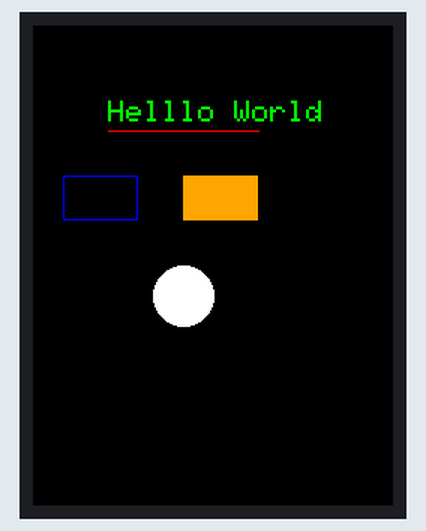
Recording of a sketch running on a simulated ESP32. On the bench: 240×320 colour display.

Above: at 0.3 s.

The sketch:

EXAMPLE2.ino
```cpp
#include <Arduino_GFX_Library.h>

#define LCD_ROTATION 1
#define LCD_H_RES 240
#define LCD_V_RES 320
#define LCD_BL 1


Arduino_DataBus *bus = new Arduino_ESP32SPI(42 /* DC */, 45 /* CS */,39 /* SCK */, 38 /* MOSI */, 40 /* MISO */);
Arduino_GFX *gfx = new Arduino_ST7789(bus, -1 /* RST */, LCD_ROTATION /*rotation*/, true /* IPS */,LCD_H_RES /*width*/, LCD_V_RES /*height*/);

void setup() {
  Serial.begin(115200);

  gfx->begin();
  gfx->setRotation(0);
  gfx->displayOn();

  gfx->fillScreen(BLACK);
  gfx->setTextSize(2);
  gfx->setCursor(50,50);
  gfx->setTextColor(GREEN);
  gfx->print("Helllo World");
  gfx->drawLine(50,70,150,70,RED);
  gfx->drawRect(20,100,50,30,BLUE);
  gfx->fillRect(100,100,50,30,ORANGE);
  gfx->fillCircle(100,180,20,WHITE);

  analogWrite(LCD_BL,150); //0-255

}

void loop() {
  // put your main code here, to run repeatedly:

}
```
